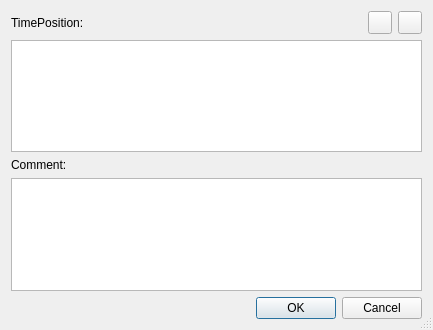
<?xml version="1.0" encoding="UTF-8"?>
<ui version="4.0">
 <class>EditSysexDialogBase</class>
 <widget class="QDialog" name="EditSysexDialogBase">
  <property name="geometry">
   <rect>
    <x>0</x>
    <y>0</y>
    <width>433</width>
    <height>330</height>
   </rect>
  </property>
  <property name="windowTitle">
   <string>MusE: Enter SysEx</string>
  </property>
  <property name="sizeGripEnabled">
   <bool>true</bool>
  </property>
  <layout class="QVBoxLayout">
   <property name="spacing">
    <number>6</number>
   </property>
   <property name="margin">
    <number>11</number>
   </property>
   <item>
    <layout class="QHBoxLayout">
     <property name="spacing">
      <number>6</number>
     </property>
     <property name="margin">
      <number>0</number>
     </property>
     <item>
      <widget class="QLabel" name="TextLabel1">
       <property name="text">
        <string>TimePosition:</string>
       </property>
       <property name="wordWrap">
        <bool>false</bool>
       </property>
      </widget>
     </item>
     <item>
      <widget class="PosEdit" name="epos" native="true"/>
     </item>
     <item>
      <spacer name="Spacer2">
       <property name="orientation">
        <enum>Qt::Horizontal</enum>
       </property>
       <property name="sizeType">
        <enum>QSizePolicy::Expanding</enum>
       </property>
       <property name="sizeHint" stdset="0">
        <size>
         <width>20</width>
         <height>20</height>
        </size>
       </property>
      </spacer>
     </item>
     <item>
      <widget class="QToolButton" name="saveButton">
       <property name="text">
        <string/>
       </property>
      </widget>
     </item>
     <item>
      <widget class="QToolButton" name="loadButton">
       <property name="text">
        <string/>
       </property>
      </widget>
     </item>
    </layout>
   </item>
   <item>
    <widget class="QTextEdit" name="edit"/>
   </item>
   <item>
    <widget class="QLabel" name="TextLabel2">
     <property name="text">
      <string>Comment:</string>
     </property>
     <property name="wordWrap">
      <bool>false</bool>
     </property>
    </widget>
   </item>
   <item>
    <widget class="QTextEdit" name="comment"/>
   </item>
   <item>
    <layout class="QHBoxLayout">
     <property name="spacing">
      <number>6</number>
     </property>
     <property name="margin">
      <number>0</number>
     </property>
     <item>
      <spacer name="Horizontal Spacing2">
       <property name="orientation">
        <enum>Qt::Horizontal</enum>
       </property>
       <property name="sizeType">
        <enum>QSizePolicy::Expanding</enum>
       </property>
       <property name="sizeHint" stdset="0">
        <size>
         <width>20</width>
         <height>20</height>
        </size>
       </property>
      </spacer>
     </item>
     <item>
      <widget class="QPushButton" name="buttonOk">
       <property name="text">
        <string>OK</string>
       </property>
       <property name="shortcut">
        <number>0</number>
       </property>
       <property name="autoDefault">
        <bool>true</bool>
       </property>
       <property name="default">
        <bool>true</bool>
       </property>
      </widget>
     </item>
     <item>
      <widget class="QPushButton" name="buttonCancel">
       <property name="text">
        <string>Cancel</string>
       </property>
       <property name="shortcut">
        <number>0</number>
       </property>
       <property name="autoDefault">
        <bool>true</bool>
       </property>
      </widget>
     </item>
    </layout>
   </item>
  </layout>
 </widget>
 <layoutdefault spacing="6" margin="11"/>
 <customwidgets>
  <customwidget>
   <class>PosEdit</class>
   <extends>QWidget</extends>
   <header>posedit.h</header>
  </customwidget>
 </customwidgets>
 <includes>
  <include location="local">posedit.h</include>
 </includes>
 <resources/>
 <connections>
  <connection>
   <sender>buttonOk</sender>
   <signal>clicked()</signal>
   <receiver>EditSysexDialogBase</receiver>
   <slot>accept()</slot>
   <hints>
    <hint type="sourcelabel">
     <x>20</x>
     <y>20</y>
    </hint>
    <hint type="destinationlabel">
     <x>20</x>
     <y>20</y>
    </hint>
   </hints>
  </connection>
  <connection>
   <sender>buttonCancel</sender>
   <signal>clicked()</signal>
   <receiver>EditSysexDialogBase</receiver>
   <slot>reject()</slot>
   <hints>
    <hint type="sourcelabel">
     <x>20</x>
     <y>20</y>
    </hint>
    <hint type="destinationlabel">
     <x>20</x>
     <y>20</y>
    </hint>
   </hints>
  </connection>
 </connections>
</ui>
